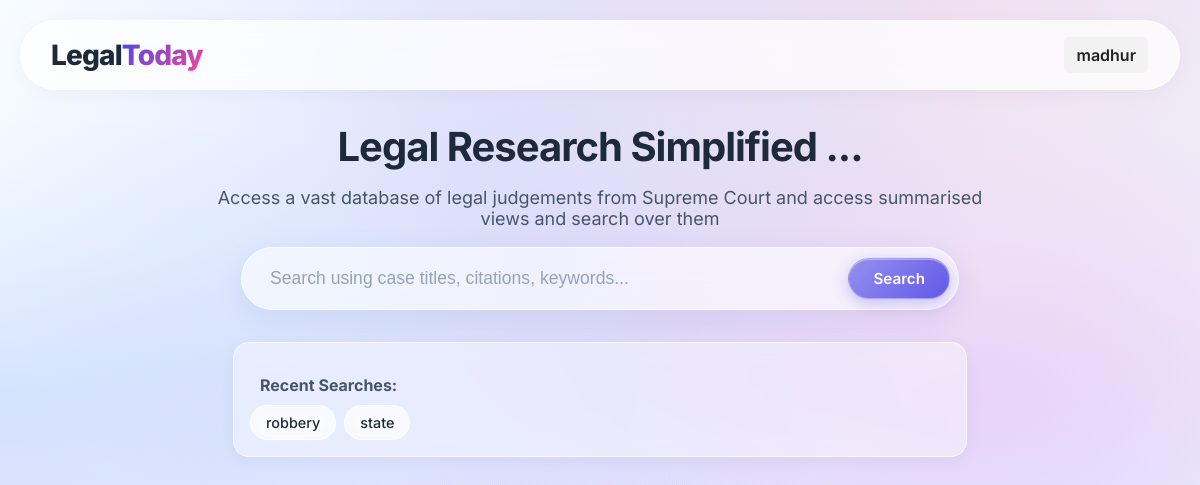
The page / (signed in) on the database as committed earlier.
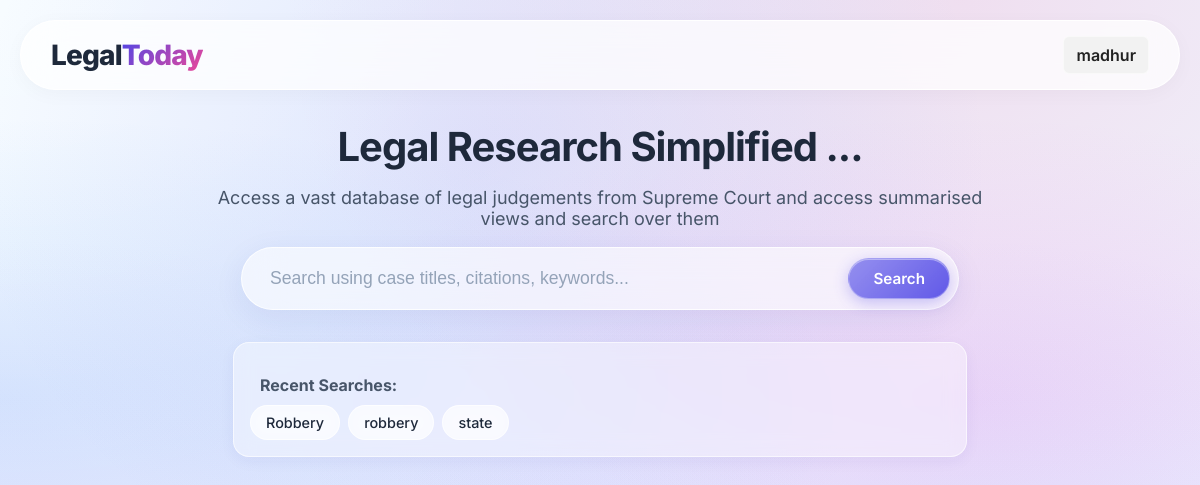
The same page on the database as committed later.
### tables this page shows
CREATE TABLE history (id INTEGER PRIMARY KEY AUTOINCREMENT, email TEXT NOT NULL, query TEXT NOT NULL, created_at DATETIME DEFAULT CURRENT_TIMESTAMP);

### app.py (the view)
@app.route('/')
def index():
    email = session.get("email")
    name = session.get("name")
    past_queries = []
    if session.get("login_status"):
        conn = get_db_connection()
        cursor = conn.cursor()
        cursor.execute('''SELECT query FROM history WHERE email=? ORDER BY created_at DESC LIMIT 5''',(email,))
        past_queries = [row for row in cursor.fetchall()]
        conn.close()
    return render_template("index.html", login_status=session.get("login_status", False), name=name, email=email, past_queries=past_queries)

### app.py (called while the page is built)
def get_db_connection():
    conn = sqlite3.connect('users.db')
    conn.row_factory = sqlite3.Row
    return conn

### templates/index.html (shortened to what this page needs)
<!DOCTYPE html>
<html lang="en">
<head>
    <link rel="stylesheet" href="../static/css/styles.css">
    <link rel="stylesheet" href="../static/css/layout.css">
    <link rel="stylesheet" href="../static/css/buttons.css">
    <link rel="stylesheet" href="../static/css/content.css">
    <link rel="stylesheet" href="../static/css/form.css">
    <link rel="stylesheet" href="../static/css/auth.css">
    <link rel="stylesheet" href="../static/css/results.css">
    <link rel="stylesheet" href="../static/css/documents.css">
    <link rel="stylesheet" href="../static/css/user.css">
</head>
<body>
    <div class="page-container">
        <div class="content-wrapper">
            <header class="header">
                <a href="{{ url_for('index') }}" class="logo">Legal<span>Today</span></a>
                {% if login_status==False %}
                <div class="header-buttons">
                    <button id="login-but" class="button-l">Login</button>
                    <button id="register-but" class="button-r">Registration</button>
                </div>
                {% else %}
                <div class="header-buttons">
                    <div class="user-menu">
                    <span class="username">{{ name }}</span>
                </div>
                </div>
                {% endif %}
            </header>
            <main class="main-content">
                <section class="h-section">
                    <div class="h-text">
                        <h2>Legal Research Simplified ...</h2>
                        <p>Access a vast database of legal judgements from Supreme Court and access summarised views and
                            search over them</p>
                    </div>
                    <form id="search-form" class="search-form" action="{{ url_for('search_query',page_num=1) }}" method="GET">
                        <div class="search-input">
                            <input type="text" id="search-input" name="query" autocomplete="off"
                                placeholder="Search using case titles, citations, keywords..." required>
                            <button type="submit" class="button-r search-button">Search</button>
                        </div>
                    </form>
                    {% if past_queries %}
                    <div class="recent-history">
                        <h3 style="font-size: 1rem; color: var(--color-text-muted); margin-bottom: 10px; text-align: left; padding-left: 10px;">Recent Searches:</h3>
                        <ul style="list-style: none; padding: 0; margin: 0; display: flex; flex-wrap: wrap; gap: 8px;">
                            {% for item in past_queries %}
                            <li>
                                <a href="#" class="recent-query-link" data-query="{{ item[0] }}">
                                    {{ item[0] }}
                                </a>
                            </li>
                            {% endfor %}
                        </ul>
                    </div>
                    {% endif %}
                    </div>
        </div>
</body>
</html>

Rows that differ between the two databases and show on the page:
added history: query "Robbery"
